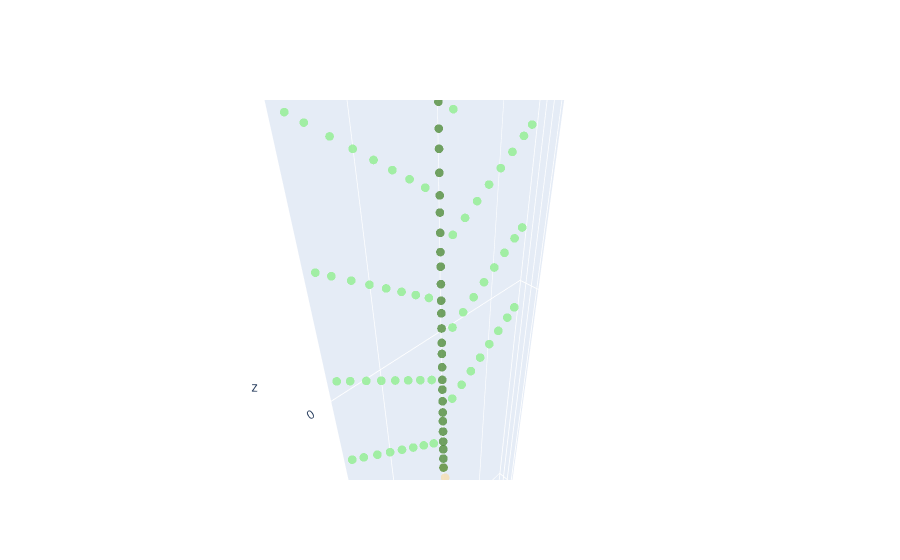
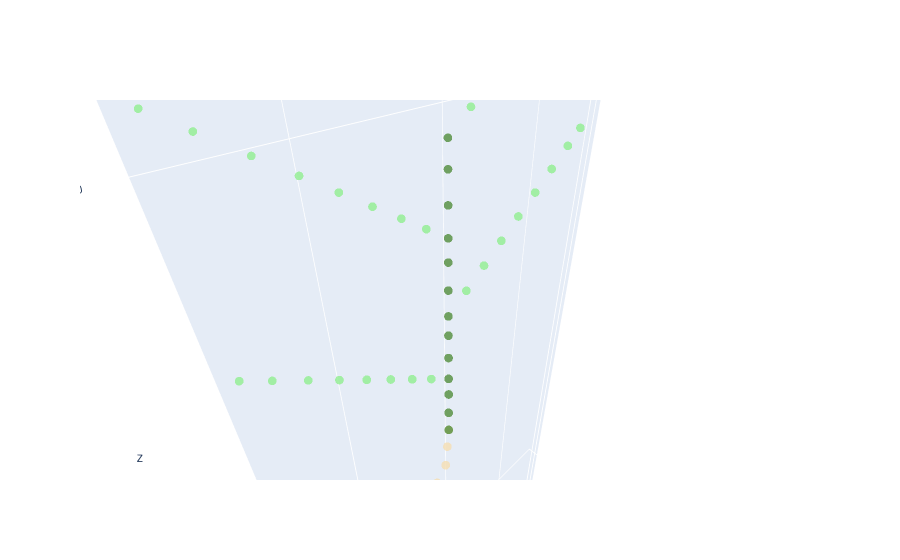

Notebook source saved alongside these figures, in order:
### Markdown cell above
## 5. Change the length of the Stem
### 5.1 lmax: the maximal length
Length is controled by six parameters, among them, the maximal length is controled by lmax. if we only change the lmax, the growth will only depends on the time. Lets see what will happend if we only change the lmax of the main stem:

### Code cell
def change_parameter(input_name, output_name, organ_name, subtype , parameter_name, value_type, value):   
    all_parameter = ET.parse("../modelparameter/{}.xml".format(input_name)) # read the parameter file from xml file
    plant_parameter = all_parameter.getroot() # get the first level of parameters
    original_lmax = plant_parameter.find("./organ[@type='{}'][@subType='{}']/parameter[@name='{}']".format(organ_name, subtype, parameter_name)).get('{}'.format(value_type)) # get function to read the value
    # The '10' in the following line is the value that need to be changed change the value
    plant_parameter.find("./organ[@type='{}'][@subType='{}']/parameter[@name='{}']".format(organ_name, subtype, parameter_name)).set('{}'.format(value_type),'{}'.format(value)) # set function to read the value
    current_lmax = plant_parameter.find("./organ[@type='{}'][@subType='{}']/parameter[@name='{}']".format(organ_name, subtype, parameter_name)).get('{}'.format(value_type)) # get function to read the value
    print('original {} of {} organ with subtype {} is {}, changed to {}'.format(parameter_name, organ_name, subtype ,original_lmax, current_lmax))
    all_parameter.write('../modelparameter/{}.xml'.format(output_name))
change_parameter('PMA2018', 'testXML', 'stem', '1', 'lmax', 'value','10')
name = 'testXML'
smallplant = CPlantBox(name, time, name) # make a plant object in python
fig = visual_plant(smallplant)    
fig.show()
# Try to change the "10" to 5
change_parameter('PMA2018', 'testXML', 'stem', '1', 'lmax', 'value','5')
smallplant = CPlantBox(name, time, name) # make a plant object in python
fig = visual_plant(smallplant)    
fig.show()

### Figure 1 — Plotly figure (JSON) as saved in the notebook; plotly's stock layout.template omitted (floating-point values rounded to 4 significant figures; data arrays with more than 128 entries replaced by an {"elided": "..."} marker saying what was removed)
{"data": [{"marker": {"color": {"elided": "166 int values"}, "colorscale": [[0, "wheat"], [0.5, "darkgreen"], [1, "lightgreen"]], "opacity": 0.8, "size": 3}, "mode": "markers", "type": "scatter3d", "x": {"elided": "166 float values"}, "y": {"elided": "166 float values"}, "z": {"elided": "166 float values"}}], "layout": {"autosize": true, "scene": {"aspectmode": "data", "aspectratio": {"x": 1.325, "y": 0.1338, "z": 5.642}}}}

### Figure 2 — Plotly figure (JSON) as saved in the notebook; plotly's stock layout.template omitted (floating-point values rounded to 4 significant figures)
{"data": [{"marker": {"color": [2, 4, 2, 2, 2, 2, 2, 2, 2, 2, 2, 2, 2, 2, 2, 4, 4, 4, 8, 8, 8, 8, 8, 8, 8, 8, 4, 4, 4, 8, 8, 8, 8, 8, 8, 8, 8, 4, 4, 4, 8, 8, 8, 8, 8, 8, 8, 8, 4, 4, 4, 8, 8, 8, 8, 8, 8, 8, 8, 4, 4, 4, 8, 8, 8, 8, 8, 8, 8, 8, 4, 4, 4, 8, 8, 8, 8, 8, 8, 8, 8, 4, 4, 4, 8, 8, 8, 8, 8, 8, 8, 8, 4], "colorscale": [[0, "wheat"], [0.5, "darkgreen"], [1, "lightgreen"]], "opacity": 0.8, "size": 3}, "mode": "markers", "type": "scatter3d", "x": [0, 0, 0.0001586, 0.0005896, 0.001597, 0.002429, 0.002647, 0.003348, 0.004247, 0.005482, 0.007241, 0.008773, 0.0103, 0.01176, 0.01304, 0, 0, 0, 0.002023, 0.004045, 0.006068, 0.00809, 0.01011, 0.01214, 0.01416, 0.01578, 0, 0, 0, -0.002023, -0.004045, -0.006068, -0.00809, -0.01011, -0.01214, -0.01416, -0.01575, 0, 0, 0, 0.002023, 0.004045, 0.006068, 0.00809, 0.01011, 0.01214, 0.01416, 0.01571, 0, 0, 0, -0.002023, -0.004045, -0.006068, -0.00809, -0.01011, -0.01214, -0.01416, -0.01566, 0, 0, 0, 0.002023, 0.004045, 0.006068, 0.00809, 0.01011, 0.01214, 0.01416, 0.01558, 0, 0, 0, -0.002023, -0.004045, -0.006068, -0.00809, -0.01011, -0.01214, -0.01416, -0.01542, 0, 0, 0, 0.002023, 0.004045, 0.006068, 0.00809, 0.01011, 0.01214, 0.01416, 0.01453, 0], "y": [0, 0, -4.116e-05, 0.0001437, -0.000109, -0.0004202, 0.0008357, -0.0003853, -0.0003232, -0.000132, -0.00019, 3.148e-05, 0.0002697, 0.0001388, 0.000185, 0, 0, 0, -1.486e-16, -2.973e-16, -4.459e-16, -5.946e-16, -7.432e-16, -8.918e-16, -1.04e-15, -1.16e-15, 0, 0, 0, 1.704e-16, 3.409e-16, 5.113e-16, 6.818e-16, 8.522e-16, 1.023e-15, 1.193e-15, 1.327e-15, 0, 0, 0, 3.769e-17, 7.537e-17, 1.131e-16, 1.507e-16, 1.884e-16, 2.261e-16, 2.638e-16, 2.928e-16, 0, 0, 0, -1.588e-17, -3.176e-17, -4.765e-17, -6.353e-17, -7.941e-17, -9.529e-17, -1.112e-16, -1.23e-16, 0, 0, 0, -5.922e-18, -1.184e-17, -1.777e-17, -2.369e-17, -2.961e-17, -3.553e-17, -4.145e-17, -4.563e-17, 0, 0, 0, 2.773e-17, 5.545e-17, 8.318e-17, 1.109e-16, 1.386e-16, 1.664e-16, 1.941e-16, 2.114e-16, 0, 0, 0, -4.953e-17, -9.906e-17, -1.486e-16, -1.981e-16, -2.477e-16, -2.972e-16, -3.467e-16, -3.558e-16, 0], "z": [-0.03, -0.03, -0.03249, -0.03495, -0.03722, -0.03956, -0.04017, -0.04189, -0.04422, -0.04638, -0.04816, -0.05012, -0.05208, -0.05411, -0.05624, -0.0275, -0.025, -0.023, -0.02153, -0.02006, -0.01859, -0.01712, -0.01565, -0.01418, -0.01271, -0.01154, -0.0205, -0.018, -0.016, -0.01453, -0.01306, -0.01159, -0.01012, -0.008653, -0.007183, -0.005714, -0.004557, -0.0135, -0.011, -0.009, -0.007531, -0.006061, -0.004592, -0.003122, -0.001653, -0.0001832, 0.001286, 0.002417, -0.0065, -0.004, -0.002, -0.0005305, 0.0009389, 0.002408, 0.003878, 0.005347, 0.006817, 0.008286, 0.00938, 0.0005, 0.003, 0.005, 0.006469, 0.007939, 0.009408, 0.01088, 0.01235, 0.01382, 0.01529, 0.01632, 0.0075, 0.01, 0.012, 0.01347, 0.01494, 0.01641, 0.01788, 0.01935, 0.02082, 0.02229, 0.02321, 0.0145, 0.017, 0.019, 0.02047, 0.02194, 0.02341, 0.02488, 0.02635, 0.02782, 0.02929, 0.02956, 0.02]}], "layout": {"autosize": true, "scene": {"aspectmode": "data", "aspectratio": {"x": 2.097, "y": 0.08354, "z": 5.707}}}}
